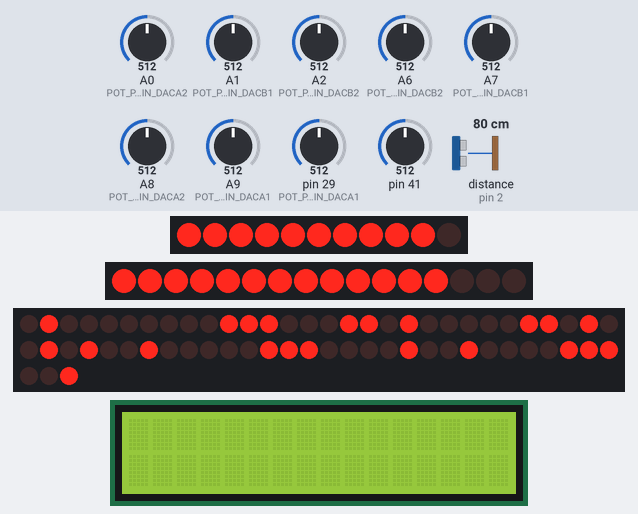
A sketch run on a simulated Teensy 4. Shown: 11 shift-register outputs drawn as a row of LEDs (first output left, lit = HIGH), 16 shift-register outputs drawn as a row of LEDs (first output left, lit = HIGH), 63 shift-register outputs drawn as a row of LEDs (first output left, lit = HIGH), 16×2 character LCD. Wiring (inferred from the names in the program): range finder with pulse-width output: data pin 2; 2 × 2 × shift register (74HC595): latch pin 28 / latch pin 29; 8 × shift register (74HC595): latch pin 33. Wiring (inferred from the signals the program sends): character LCD (HD44780): RS Q56; E Q15; data Q11, Q12, Q13, Q14; 3 × row of LEDs: on Q0, Q1, Q2, Q3, Q4, Q5, Q6, Q7, Q8, Q9, Q10 / on Q0, Q1, Q2, Q3, Q4, Q5, Q6, Q7, Q8, Q9, Q10, Q11, Q12, Q13, Q14, Q15 / on Q0, Q1, Q2, Q3, Q4, Q5, Q6, Q7, Q8, Q9, Q10, Q11, Q12, Q13, Q14, Q15, Q16, Q17, Q18, Q19, Q20, Q21, Q22, Q23, Q24, Q25, Q26, Q27, Q28, Q29, Q30, Q31, Q32, Q33, Q34, Q35, Q36, Q37, Q38, Q39, Q40, Q41, Q42, Q43, Q44, Q45, Q46, Q47, Q48, Q49, Q50, Q51, Q52, Q53, Q54, Q55, Q57, Q58, Q59, Q60, Q61, Q62, Q63. The inputs (shaded band) are chosen by the test bench; at power-on: A1 (POT_PHASE_PIN_DACB1) = 512, A0 (POT_PHASE_PIN_DACA2) = 512, pin 41 = 512, A8 (POT_MORPH_PIN_DACA2) = 512, A2 (POT_PHASE_PIN_DACB2) = 512, A6 (POT_MORPH_PIN_DACB2) = 512, A7 (POT_MORPH_PIN_DACB1) = 512, A9 (POT_MORPH_PIN_DACA1) = 512, pin 29 (POT_PHASE_PIN_DACA1) = 512, distance to the obstacle (sensor on pin 2) 80 cm. The character LCD is taken to start in 4-bit mode.

Above: at 1.2 s.
1.3 s: A1 (POT_PHASE_PIN_DACB1) set to 530
At 2.3 s:
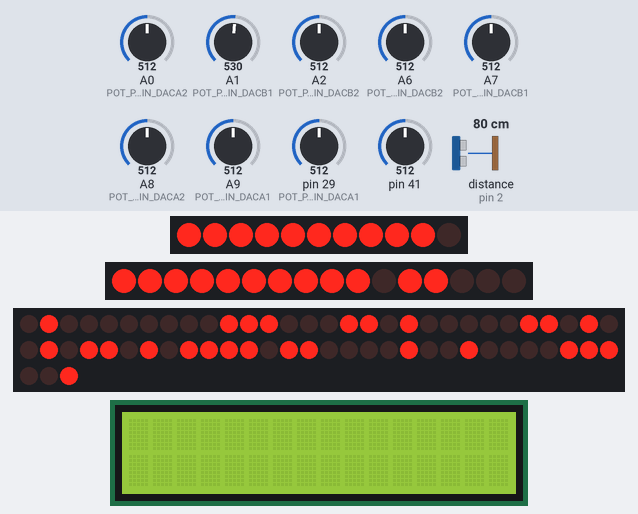
2.8 s: A0 (POT_PHASE_PIN_DACA2) set to 746
At 3.5 s:
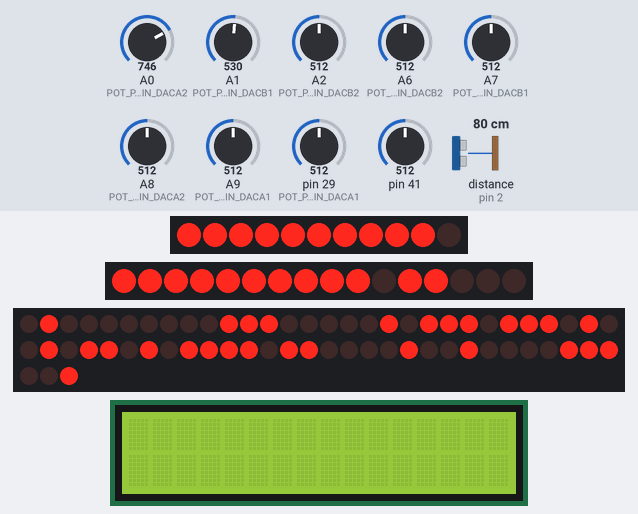
4.3 s: A0 (POT_PHASE_PIN_DACA2) set to 758
At 4.9 s:
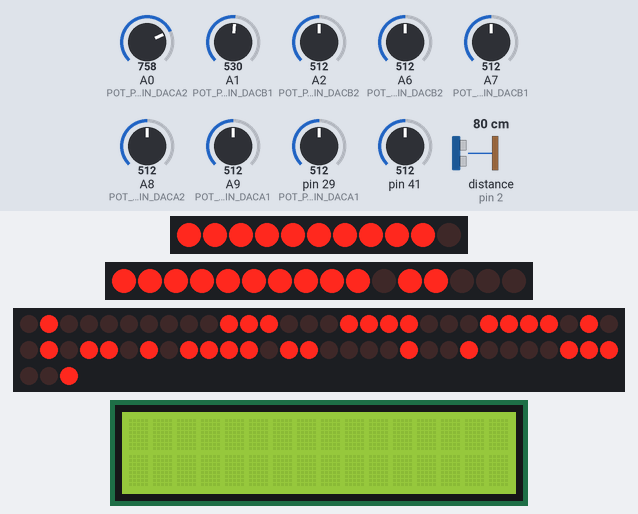
5.8 s: pin 41 set to 458
8.8 s: pin 41 set to 435
10.6 s: A8 (POT_MORPH_PIN_DACA2) set to 716
At 10.9 s:
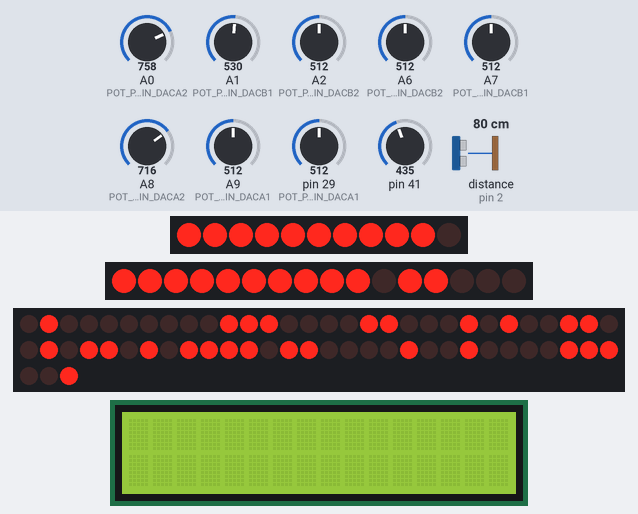
Timing chart, 0 to 13.6 s (numbered marks = the images above; inputs shaded):
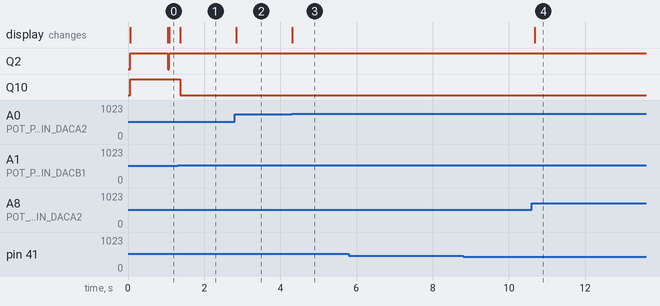

Measured:
- the behaviour switches between 513 and 514 on A1 (POT_PHASE_PIN_DACB1) (found by bisection; images 0 and 1)
- the behaviour switches between 757 and 758 on A0 (POT_PHASE_PIN_DACA2) (found by bisection; images 2 and 3)
- after the input at 1.3 s, the display: changes after 0.07 s (image 1)
- after the input at 2.8 s, the display: changes at once (image 2)
- after the input at 4.3 s, the display: changes at once (image 3)
- after the input at 5.8 s, every drawn part: stays the same
- after the input at 8.8 s, every drawn part: stays the same
- after the input at 10.6 s, the display: changes after 0.08 s (image 4)

The sketch:

Teensy_Morphing_LFO-V1.01.ino
```cpp
#include <SPI.h>
#include "DACControl.h"  // Include the DACControl library
#include "waveforms.h"   // Include the external LUTs

// Pin for square wave output
const int SQUARE_PIN = 33;
const int SYNC_PIN = 2;  // Pin for external sync/reset input

// Define DAC chip select pins
const int CS_PIN_DAC1 = 28;
const int CS_PIN_DAC2 = 29;

// Instantiate the DACControl object
DACControl dacControl(CS_PIN_DAC1, CS_PIN_DAC2);

// Potentiometer pins for rate, morph, and phase control
const int POT_RATE_PIN = A17;

// Phase control potentiometer pins for each DAC output
const int POT_PHASE_PIN_DACA1 = A15; // Phase control for DACA1
const int POT_PHASE_PIN_DACA2 = A0;  // Phase control for DACA2
const int POT_PHASE_PIN_DACB1 = A1;  // Phase control for DACB1
const int POT_PHASE_PIN_DACB2 = A2;  // Phase control for DACB2

// Morph control pots for each DAC output
const int POT_MORPH_PIN_DACA1 = A9;  // Morph control for DACA1
const int POT_MORPH_PIN_DACA2 = A8;  // Morph control for DACA2
const int POT_MORPH_PIN_DACB1 = A7;  // Morph control for DACB1
const int POT_MORPH_PIN_DACB2 = A6;  // Morph control for DACB2

// Timing variables for square wave
unsigned long lastUpdate = 0;
bool squareWaveState = LOW;

// Global variables for rate range
float minRateHz = 0.1;  // 10 seconds period (0.1 Hz)
float maxRateHz = 10.0;  // 10 Hz
float currentRateHz = 1.0; // Default rate

// Global variables for waveform processing
volatile bool resetTriggered = false;  // Flag to indicate reset
volatile unsigned int currentLUTIndex = 0;  // Marked as volatile for ISR access
const int maxDACValue = 3090;  // Correct max value for 12-bit DACs to avoid clipping

// Interrupt service routine (ISR) for external sync/reset
void syncISR() {
    resetTriggered = true;  // Trigger reset when sync is detected
}

void setup() {
    Serial.begin(9600);

    // Initialize pin modes
    pinMode(SQUARE_PIN, OUTPUT);
    pinMode(SYNC_PIN, INPUT);  // External sync/reset pin

    dacControl.begin();  // Initialize the DACs using DACControl

    // Attach the interrupt for the external sync/reset (trigger on rising edge)
    attachInterrupt(digitalPinToInterrupt(SYNC_PIN), syncISR, RISING);
}

void loop() {
    unsigned long currentMicros = micros();

    // Read the potentiometer value for rate control
    int potRateValue = analogRead(POT_RATE_PIN);
    float normalizedPotValue = potRateValue / 1023.0;

    // Apply exponential scaling for smoother control
    float expScaledValue = pow(normalizedPotValue, 3.0);

    // Map the scaled value to the desired frequency range
    currentRateHz = minRateHz + expScaledValue * (maxRateHz - minRateHz);

    // Calculate the period in microseconds based on the current rate in Hertz
    unsigned long squarePeriod = (1.0 / currentRateHz) * 1000000;

    // Read phase potentiometer values
    int potPhaseValue_DACA1 = analogRead(POT_PHASE_PIN_DACA1);
    int potPhaseValue_DACA2 = analogRead(POT_PHASE_PIN_DACA2);
    int potPhaseValue_DACB1 = analogRead(POT_PHASE_PIN_DACB1);
    int potPhaseValue_DACB2 = analogRead(POT_PHASE_PIN_DACB2);

    // Read morph potentiometer values for each DAC channel
    int potMorphValue_DACA1 = analogRead(POT_MORPH_PIN_DACA1);
    int potMorphValue_DACA2 = analogRead(POT_MORPH_PIN_DACA2);
    int potMorphValue_DACB1 = analogRead(POT_MORPH_PIN_DACB1);
    int potMorphValue_DACB2 = analogRead(POT_MORPH_PIN_DACB2);

    // Call the function to update the square wave and other waveforms
    updateWaveforms(currentMicros, squarePeriod, potPhaseValue_DACA1, potPhaseValue_DACA2, potPhaseValue_DACB1, potPhaseValue_DACB2, potMorphValue_DACA1, potMorphValue_DACA2, potMorphValue_DACB1, potMorphValue_DACB2);
}

// Function to update waveforms based on the squarePeriod
void updateWaveforms(unsigned long currentMicros, unsigned long squarePeriod, int potPhaseValue_DACA1, int potPhaseValue_DACA2, int potPhaseValue_DACB1, int potPhaseValue_DACB2, int potMorphValue_DACA1, int potMorphValue_DACA2, int potMorphValue_DACB1, int potMorphValue_DACB2) {
    // Apply a scaling factor to step size to increase the update rate
    unsigned long stepSize = squarePeriod / LUT_SIZE;
    stepSize = stepSize > 10 ? stepSize : 10;  // Ensure a minimum step size of 10 microseconds

    // Check for the sync reset trigger
    if (resetTriggered) {
        // Reset all waveforms and the square wave
        currentLUTIndex = 0;
        resetTriggered = false;  // Clear the reset flag
    }

    if (currentMicros - lastUpdate >= stepSize) {
        lastUpdate = currentMicros;

        // Calculate phase offsets using integer math
        unsigned int phaseOffset_DACA1 = (potPhaseValue_DACA1 * LUT_SIZE) / 1023;
        unsigned int phaseOffset_DACA2 = (potPhaseValue_DACA2 * LUT_SIZE) / 1023;
        unsigned int phaseOffset_DACB1 = (potPhaseValue_DACB1 * LUT_SIZE) / 1023;
        unsigned int phaseOffset_DACB2 = (potPhaseValue_DACB2 * LUT_SIZE) / 1023;

        // Calculate lutIndexWithPhase for each DAC output
        unsigned int lutIndexWithPhase_DACA1 = (currentLUTIndex + phaseOffset_DACA1) % LUT_SIZE;
        unsigned int lutIndexWithPhase_DACA2 = (currentLUTIndex + phaseOffset_DACA2) % LUT_SIZE;
        unsigned int lutIndexWithPhase_DACB1 = (currentLUTIndex + phaseOffset_DACB1) % LUT_SIZE;
        unsigned int lutIndexWithPhase_DACB2 = (currentLUTIndex + phaseOffset_DACB2) % LUT_SIZE;

        // Apply morph factors per channel from the respective morph pots
        float morphFactor_DACA1 = constrain(potMorphValue_DACA1 / 1023.0f, 0.0f, 1.0f);
        float morphFactor_DACA2 = constrain(potMorphValue_DACA2 / 1023.0f, 0.0f, 1.0f);
        float morphFactor_DACB1 = constrain(potMorphValue_DACB1 / 1023.0f, 0.0f, 1.0f);
        float morphFactor_DACB2 = constrain(potMorphValue_DACB2 / 1023.0f, 0.0f, 1.0f);

        // --------- Ramp Morphing Waveform on DACB2 ---------
        unsigned int rampUpLength_DACB2 = (unsigned int)(LUT_SIZE * morphFactor_DACB2);
        unsigned int rampDownStart_DACB2 = rampUpLength_DACB2;

        int rampLUTValue_DACB2;
        unsigned int lutIndex_DACB2_final = lutIndexWithPhase_DACB2;

        if (rampUpLength_DACB2 > 0 && lutIndex_DACB2_final < rampUpLength_DACB2) {
            rampLUTValue_DACB2 = (lutIndex_DACB2_final * maxDACValue) / rampUpLength_DACB2;
        } else if ((LUT_SIZE - rampDownStart_DACB2) > 0) {
            rampLUTValue_DACB2 = maxDACValue - ((lutIndex_DACB2_final - rampDownStart_DACB2) * maxDACValue) / (LUT_SIZE - rampDownStart_DACB2);
        } else {
            rampLUTValue_DACB2 = 0;
        }

        dacControl.writeDAC(2, 1, rampLUTValue_DACB2);

        // --------- Sine-Triangle Morphing Waveform on DACB1 ---------
        int triangleValue_DACB1 = triangleLUT[lutIndexWithPhase_DACB1];
        int sineValue_DACB1 = sineLUT[lutIndexWithPhase_DACB1];

        int sineTriangleLUTValue_DACB1 = (int)((1.0f - morphFactor_DACB1) * triangleValue_DACB1 + morphFactor_DACB1 * sineValue_DACB1);
        dacControl.writeDAC(2, 0, sineTriangleLUTValue_DACB1);

        // --------- Exponential Morphing Waveform on DACA2 ---------
        int expoRiseValue_DACA2 = expoRiseLUT[lutIndexWithPhase_DACA2];
        int invExpoRiseValue_DACA2 = invExpoRiseLUT[lutIndexWithPhase_DACA2];

        int expoMorphLUTValue_DACA2 = (int)((1.0f - morphFactor_DACA2) * expoRiseValue_DACA2 + morphFactor_DACA2 * invExpoRiseValue_DACA2);
        dacControl.writeDAC(1, 1, expoMorphLUTValue_DACA2);

        // --------- Modified Multi-Wave Morphing Waveform on DACA1 ---------
        const uint16_t* waveforms[] = {
            rampDownLUT,
            expoFallLUT,
            wobRampDownLUT,
            invExpoFallLUT,
            stepDown4LUT,
            triangleLUT,
            stepUp4LUT,
            invExpoRiseLUT,
            wobRampUpLUT,
            expoRiseLUT,
            rampUpLUT
        };

        const int numWaveforms = 11;
        const int numTransitions = numWaveforms - 1;

        // Calculate the morph section and local morph factor
        float scaledMorph_DACA1 = morphFactor_DACA1 * numTransitions;
        int section_DACA1 = (int)scaledMorph_DACA1;
        float localMorphFactor_DACA1;
        if (section_DACA1 >= numTransitions) {
            section_DACA1 = numTransitions - 1;
            localMorphFactor_DACA1 = 1.0f;
        } else {
            localMorphFactor_DACA1 = scaledMorph_DACA1 - section_DACA1;
        }

        const uint16_t* waveformA_DACA1 = waveforms[section_DACA1];
        const uint16_t* waveformB_DACA1 = waveforms[section_DACA1 + 1];

        int morphedValue_DACA1 = (int)((1.0f - localMorphFactor_DACA1) * waveformA_DACA1[lutIndexWithPhase_DACA1] + localMorphFactor_DACA1 * waveformB_DACA1[lutIndexWithPhase_DACA1]);
        dacControl.writeDAC(1, 0, morphedValue_DACA1);

        // Update the square wave output on the SQUARE_PIN
        if (currentLUTIndex == 0 || currentLUTIndex == LUT_SIZE / 2) {
            squareWaveState = !squareWaveState;
            digitalWrite(SQUARE_PIN, squareWaveState);
        }

        currentLUTIndex = (currentLUTIndex + 1) % LUT_SIZE;
    }
}
```

DACControl.cpp
```cpp
#include "DACControl.h"

// Constructor to set up the chip select pins for DAC1 and DAC2
DACControl::DACControl(int csPin1, int csPin2) {
    _csPin1 = csPin1;
    _csPin2 = csPin2;
}

// Initialize SPI and configure chip select pins
void DACControl::begin() {
    SPI1.begin();
    pinMode(_csPin1, OUTPUT);
    pinMode(_csPin2, OUTPUT);
    digitalWrite(_csPin1, HIGH);  // Keep DAC1 disabled initially
    digitalWrite(_csPin2, HIGH);  // Keep DAC2 disabled initially
}

// Helper function to select the correct DAC
void DACControl::selectDAC(int dacNumber) {
    int csPin = (dacNumber == 1) ? _csPin1 : _csPin2;
    digitalWrite(csPin, LOW);
}

// Write a value to the specified DAC and channel
void DACControl::writeDAC(int dacNumber, int channel, uint16_t value) {
    selectDAC(dacNumber);
    uint16_t command = ((channel << 15) | 0x1000) | (value & 0x0FFF);  // Set channel, gain, and 12-bit value
    SPI1.transfer16(command);
    digitalWrite((dacNumber == 1) ? _csPin1 : _csPin2, HIGH);
}
```

DACControl.h
```cpp
#ifndef DACCONTROL_H
#define DACCONTROL_H

#include <SPI.h>  // Include SPI library for DAC communication

class DACControl {
public:
    DACControl(int csPin1, int csPin2);  // Constructor: takes in the chip select pins for DAC1 and DAC2
    void begin();                        // Initialize SPI and set up the DACs
    void writeDAC(int dacNumber, int channel, uint16_t value);  // Write value to the DAC

private:
    int _csPin1;  // Chip Select pin for DAC1
    int _csPin2;  // Chip Select pin for DAC2

    void selectDAC(int dacNumber);  // Helper function to select the correct DAC
};

#endif  // DACCONTROL_H
```

Source omitted: waveforms.h (35590 bytes)
